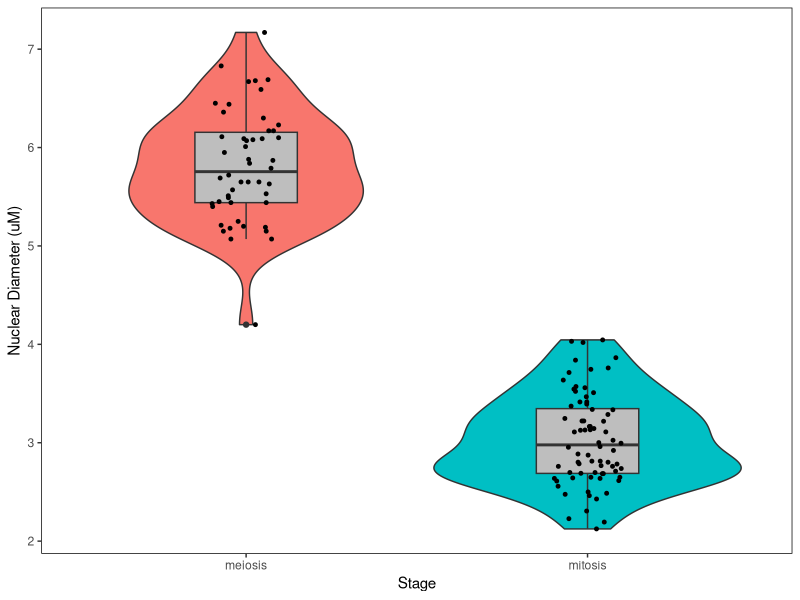

R code for this plot:
## ---- chunk 1
knitr::opts_chunk$set(warning = FALSE, message = FALSE) 
knitr::opts_chunk$set(echo = TRUE)
## ---- chunk 2
library(ggplot2)
box_data <- as.data.frame(read.csv("boxplot_data.csv"))

box_data_plot <- ggplot(box_data, aes(x=Stage, y=Nucleus_Size, 
                                      fill= Stage)) + 
  geom_violin() +
  geom_boxplot(fill="gray", width=0.3) +
  geom_jitter(width = 0.1, size=1)+
  theme(panel.background=element_blank(), 
        strip.background = element_blank(),
        panel.border=element_rect(colour="black",fill=NA),
        legend.title = element_blank(),
        legend.position="none")+
  xlab("Stage")+
  ylab("Nuclear Diameter (uM)")
  
box_data_plot
